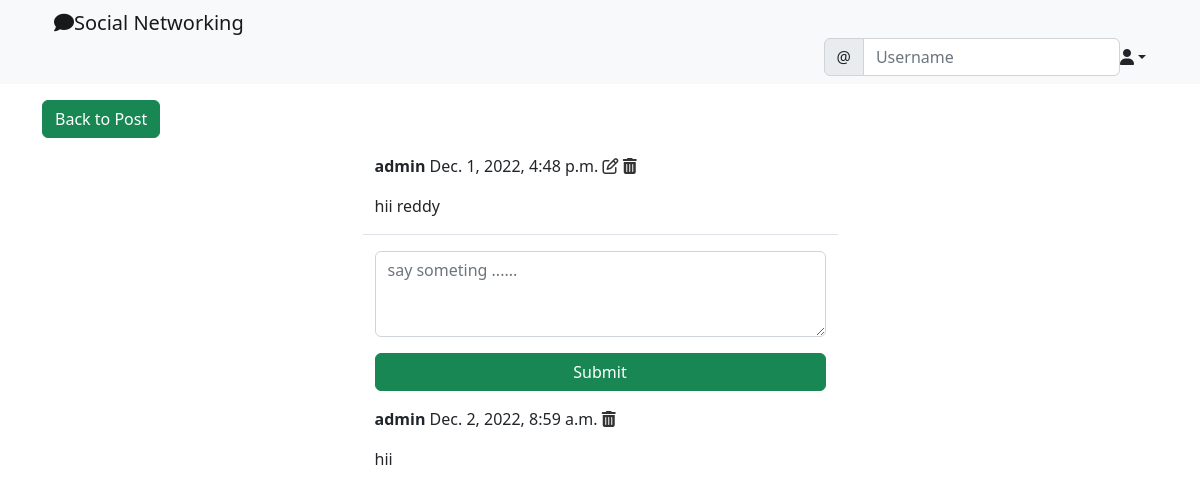
Page /social/post/3 (signed in) on the committed database.
### social_appe/models.py (models this page shows)
class Post(models.Model):
    body=models.TextField()
    created_on=models.DateTimeField(default=timezone.now())
    author=models.ForeignKey(User,on_delete=models.CASCADE)

class Comment(models.Model):
    comment=models.TextField()
    created_on=models.DateTimeField(default=timezone.now())
    author=models.ForeignKey(User,on_delete=models.CASCADE)
    post=models.ForeignKey(Post,on_delete=models.CASCADE)

### social_appe/views.py (the view, shortened to what this page needs)
# urls.py: path('post/<int:pk>',PostDetailView.as_view(),name="post_details"),
class PostDetailView(LoginRequiredMixin,View):
    def get(self,request,pk,*args,**kwargs):
        post=Post.objects.get(pk=pk)
        form=CommentForm()
        comments = Comment.objects.filter(post=post).order_by('-created_on')
        content={
            'post':post,
            'form':form,
            'comments': comments
        }
        return render(request,'social_appe/post_details.html',content)

### social_appe/forms.py
class CommentForm(forms.ModelForm):
    comment=forms.CharField(
        label="",
        widget=forms.Textarea(
            attrs={
                'rows':3,
                'placeholder':'say someting ......',
                'class':'form-control'
            }
        )
    )
    class Meta:
        model = Comment
        fields = ['comment']

### social_appe/templates/social_appe/post_details.html (shortened to what this page needs)
{% extends 'landing/base.html' %}
{% load crispy_forms_tags %}
{% block content %}
    <div class="container">
    <div class="row  mt-3">
        <div class="col-md-5 col-sm-12 ">
            <a href="{% url 'post_list' %}" class="btn btn-success">Back to Post</a>
        </div>
    </div>
    <div class="row justify-content-center mt-3">
        <div class="col-md-5 col-sm-12 border-bottom">
            <p>
                <strong>{{ post.author }}</strong> {{ post.created_on }}
                {% if request.user == post.author %}
                    <a href="{% url 'post_edit' post.pk %}" style="color: #333333"><i class="fa fa-edit"></i></a>
                    <a href="{% url 'post_delete' post.pk %}" style="color: #333333"><i class=" fa fa-trash"></i></a>
                {% endif %}
            </p>
            <p>{{ post.body }}</p>
        </div>
    </div>
    <div class="row justify-content-center mt-3">
        <div class="col-md-5 col-sm-12 ">
           <form method="post">
               {{ form | crispy }}
            <div class="d-grid gap-2">
                <button class="btn btn-success mt-3">Submit</button>
            </div>
           </form>
        </div>
    </div>
        {% for comment in comments %}
        <div class="row justify-content-center mt-3">
            <div class="col-md-5 col-sm-12 ">
                <p>
                    <strong>{{ comment.author }}</strong> {{ comment.created_on }}
                    {% if request.user == comment.author %}
                        <a href="{% url 'comment_delete' post.pk comment.pk %}" style="color: #333333"><i class=" fa fa-trash"></i></a>
                    {% endif %}
                </p>
                <p>{{ comment.comment }}</p>
            </div>
        </div>
    {% endfor %}
    </div>
{% endblock content %}

### rows in the picture
Post: author "admin", created_on "Dec. 1, 2022, 4:48 p.m.", body "hii reddy"
Comment: author "admin", created_on "Dec. 2, 2022, 8:59 a.m.", comment "hii"
